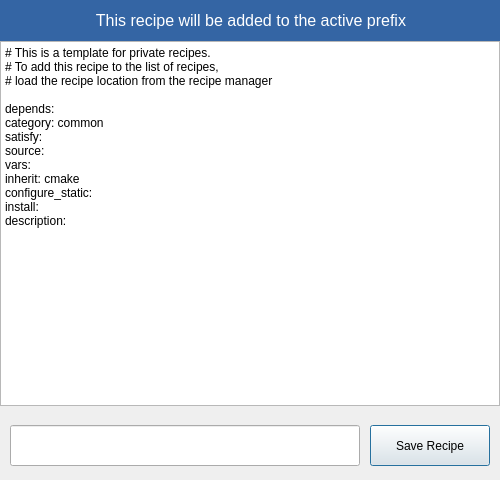
<?xml version="1.0" encoding="UTF-8"?>
<ui version="4.0">
 <class>NewRecipeDialog</class>
 <widget class="QDialog" name="NewRecipeDialog">
  <property name="geometry">
   <rect>
    <x>0</x>
    <y>0</y>
    <width>500</width>
    <height>480</height>
   </rect>
  </property>
  <property name="windowTitle">
   <string>Add new recipe</string>
  </property>
  <widget class="QPlainTextEdit" name="plainTextEdit">
   <property name="geometry">
    <rect>
     <x>0</x>
     <y>41</y>
     <width>500</width>
     <height>365</height>
    </rect>
   </property>
   <property name="plainText">
    <string># This is a template for private recipes. 
# To add this recipe to the list of recipes, 
# load the recipe location from the recipe manager

depends:
category: common
satisfy:
source:
vars:
inherit: cmake
configure_static: 
install: 
description: </string>
   </property>
  </widget>
  <widget class="QPushButton" name="pushButton">
   <property name="geometry">
    <rect>
     <x>530</x>
     <y>410</y>
     <width>101</width>
     <height>41</height>
    </rect>
   </property>
   <property name="text">
    <string>Save recipe</string>
   </property>
  </widget>
  <widget class="QLabel" name="label_4">
   <property name="enabled">
    <bool>true</bool>
   </property>
   <property name="geometry">
    <rect>
     <x>0</x>
     <y>0</y>
     <width>502</width>
     <height>41</height>
    </rect>
   </property>
   <property name="font">
    <font>
     <pointsize>12</pointsize>
    </font>
   </property>
   <property name="styleSheet">
    <string notr="true">color: rgb(255, 255, 255);
background-color: rgb(52, 101, 164);</string>
   </property>
   <property name="inputMethodHints">
    <set>Qt::ImhNone</set>
   </property>
   <property name="text">
    <string>This recipe will be added to the active prefix</string>
   </property>
   <property name="alignment">
    <set>Qt::AlignCenter</set>
   </property>
  </widget>
  <widget class="QLineEdit" name="lineEdit">
   <property name="geometry">
    <rect>
     <x>10</x>
     <y>425</y>
     <width>350</width>
     <height>41</height>
    </rect>
   </property>
  </widget>
  <widget class="QPushButton" name="pushButton_2">
   <property name="geometry">
    <rect>
     <x>370</x>
     <y>425</y>
     <width>120</width>
     <height>41</height>
    </rect>
   </property>
   <property name="text">
    <string>Save Recipe</string>
   </property>
   <property name="icon">
    <iconset theme="document-save"/>
   </property>
   <property name="default">
    <bool>true</bool>
   </property>
  </widget>
 </widget>
 <resources/>
 <connections/>
</ui>
